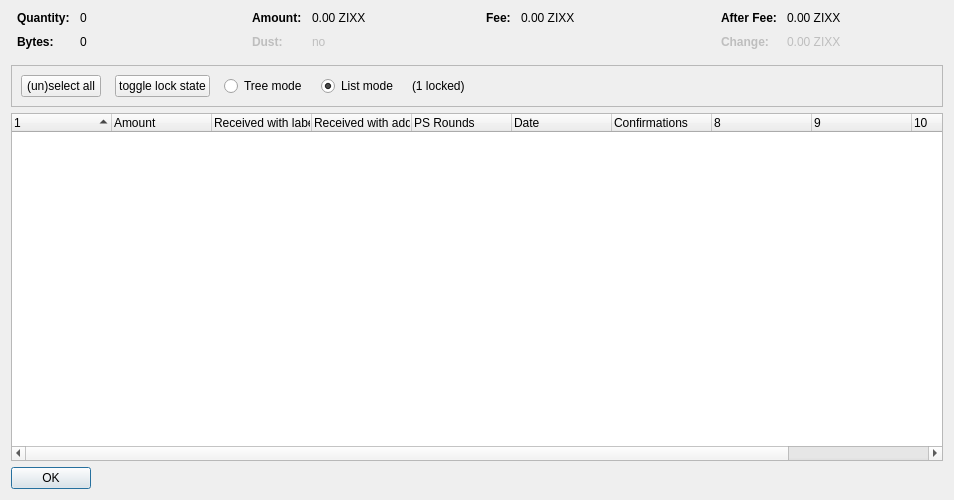
<?xml version="1.0" encoding="UTF-8"?>
<ui version="4.0">
 <class>CoinControlDialog</class>
 <widget class="QDialog" name="CoinControlDialog">
  <property name="geometry">
   <rect>
    <x>0</x>
    <y>0</y>
    <width>954</width>
    <height>500</height>
   </rect>
  </property>
  <property name="windowTitle">
   <string>Coin Selection</string>
  </property>
  <layout class="QVBoxLayout" name="verticalLayout">
   <item>
    <layout class="QHBoxLayout" name="horizontalLayoutTop" stretch="0,0,0,0">
     <property name="topMargin">
      <number>0</number>
     </property>
     <property name="bottomMargin">
      <number>10</number>
     </property>
     <item>
      <layout class="QFormLayout" name="formLayoutCoinControl1">
       <property name="horizontalSpacing">
        <number>10</number>
       </property>
       <property name="verticalSpacing">
        <number>10</number>
       </property>
       <property name="leftMargin">
        <number>6</number>
       </property>
       <property name="rightMargin">
        <number>6</number>
       </property>
       <item row="0" column="0">
        <widget class="QLabel" name="labelCoinControlQuantityText">
         <property name="font">
          <font>
           <weight>75</weight>
           <bold>true</bold>
          </font>
         </property>
         <property name="text">
          <string>Quantity:</string>
         </property>
        </widget>
       </item>
       <item row="0" column="1">
        <widget class="QLabel" name="labelCoinControlQuantity">
         <property name="cursor">
          <cursorShape>IBeamCursor</cursorShape>
         </property>
         <property name="contextMenuPolicy">
          <enum>Qt::ActionsContextMenu</enum>
         </property>
         <property name="text">
          <string notr="true">0</string>
         </property>
         <property name="textInteractionFlags">
          <set>Qt::LinksAccessibleByMouse|Qt::TextSelectableByKeyboard|Qt::TextSelectableByMouse</set>
         </property>
        </widget>
       </item>
       <item row="1" column="0">
        <widget class="QLabel" name="labelCoinControlBytesText">
         <property name="font">
          <font>
           <weight>75</weight>
           <bold>true</bold>
          </font>
         </property>
         <property name="text">
          <string>Bytes:</string>
         </property>
        </widget>
       </item>
       <item row="1" column="1">
        <widget class="QLabel" name="labelCoinControlBytes">
         <property name="cursor">
          <cursorShape>IBeamCursor</cursorShape>
         </property>
         <property name="contextMenuPolicy">
          <enum>Qt::ActionsContextMenu</enum>
         </property>
         <property name="text">
          <string notr="true">0</string>
         </property>
         <property name="textInteractionFlags">
          <set>Qt::LinksAccessibleByMouse|Qt::TextSelectableByKeyboard|Qt::TextSelectableByMouse</set>
         </property>
        </widget>
       </item>
      </layout>
     </item>
     <item>
      <layout class="QFormLayout" name="formLayoutCoinControl2">
       <property name="horizontalSpacing">
        <number>10</number>
       </property>
       <property name="verticalSpacing">
        <number>10</number>
       </property>
       <property name="leftMargin">
        <number>6</number>
       </property>
       <property name="rightMargin">
        <number>6</number>
       </property>
       <item row="0" column="0">
        <widget class="QLabel" name="labelCoinControlAmountText">
         <property name="font">
          <font>
           <weight>75</weight>
           <bold>true</bold>
          </font>
         </property>
         <property name="text">
          <string>Amount:</string>
         </property>
        </widget>
       </item>
       <item row="0" column="1">
        <widget class="QLabel" name="labelCoinControlAmount">
         <property name="cursor">
          <cursorShape>IBeamCursor</cursorShape>
         </property>
         <property name="contextMenuPolicy">
          <enum>Qt::ActionsContextMenu</enum>
         </property>
         <property name="text">
          <string notr="true">0.00 ZIXX</string>
         </property>
         <property name="textInteractionFlags">
          <set>Qt::LinksAccessibleByMouse|Qt::TextSelectableByKeyboard|Qt::TextSelectableByMouse</set>
         </property>
        </widget>
       </item>
       <item row="1" column="0">
        <widget class="QLabel" name="labelCoinControlLowOutputText">
         <property name="enabled">
          <bool>false</bool>
         </property>
         <property name="font">
          <font>
           <weight>75</weight>
           <bold>true</bold>
          </font>
         </property>
         <property name="text">
          <string>Dust:</string>
         </property>
        </widget>
       </item>
       <item row="1" column="1">
        <widget class="QLabel" name="labelCoinControlLowOutput">
         <property name="enabled">
          <bool>false</bool>
         </property>
         <property name="cursor">
          <cursorShape>IBeamCursor</cursorShape>
         </property>
         <property name="contextMenuPolicy">
          <enum>Qt::ActionsContextMenu</enum>
         </property>
         <property name="text">
          <string notr="true">no</string>
         </property>
         <property name="textInteractionFlags">
          <set>Qt::LinksAccessibleByMouse|Qt::TextSelectableByKeyboard|Qt::TextSelectableByMouse</set>
         </property>
        </widget>
       </item>
      </layout>
     </item>
     <item>
      <layout class="QFormLayout" name="formLayoutCoinControl3">
       <property name="horizontalSpacing">
        <number>10</number>
       </property>
       <property name="verticalSpacing">
        <number>10</number>
       </property>
       <property name="leftMargin">
        <number>6</number>
       </property>
       <property name="rightMargin">
        <number>6</number>
       </property>
       <item row="0" column="0">
        <widget class="QLabel" name="labelCoinControlFeeText">
         <property name="font">
          <font>
           <weight>75</weight>
           <bold>true</bold>
          </font>
         </property>
         <property name="text">
          <string>Fee:</string>
         </property>
        </widget>
       </item>
       <item row="0" column="1">
        <widget class="QLabel" name="labelCoinControlFee">
         <property name="cursor">
          <cursorShape>IBeamCursor</cursorShape>
         </property>
         <property name="contextMenuPolicy">
          <enum>Qt::ActionsContextMenu</enum>
         </property>
         <property name="text">
          <string notr="true">0.00 ZIXX</string>
         </property>
         <property name="textInteractionFlags">
          <set>Qt::LinksAccessibleByMouse|Qt::TextSelectableByKeyboard|Qt::TextSelectableByMouse</set>
         </property>
        </widget>
       </item>
      </layout>
     </item>
     <item>
      <layout class="QFormLayout" name="formLayoutCoinControl4">
       <property name="horizontalSpacing">
        <number>10</number>
       </property>
       <property name="verticalSpacing">
        <number>10</number>
       </property>
       <property name="leftMargin">
        <number>6</number>
       </property>
       <property name="rightMargin">
        <number>6</number>
       </property>
       <item row="0" column="0">
        <widget class="QLabel" name="labelCoinControlAfterFeeText">
         <property name="font">
          <font>
           <weight>75</weight>
           <bold>true</bold>
          </font>
         </property>
         <property name="text">
          <string>After Fee:</string>
         </property>
        </widget>
       </item>
       <item row="0" column="1">
        <widget class="QLabel" name="labelCoinControlAfterFee">
         <property name="cursor">
          <cursorShape>IBeamCursor</cursorShape>
         </property>
         <property name="contextMenuPolicy">
          <enum>Qt::ActionsContextMenu</enum>
         </property>
         <property name="text">
          <string notr="true">0.00 ZIXX</string>
         </property>
         <property name="textInteractionFlags">
          <set>Qt::LinksAccessibleByMouse|Qt::TextSelectableByKeyboard|Qt::TextSelectableByMouse</set>
         </property>
        </widget>
       </item>
       <item row="1" column="0">
        <widget class="QLabel" name="labelCoinControlChangeText">
         <property name="enabled">
          <bool>false</bool>
         </property>
         <property name="font">
          <font>
           <weight>75</weight>
           <bold>true</bold>
          </font>
         </property>
         <property name="text">
          <string>Change:</string>
         </property>
        </widget>
       </item>
       <item row="1" column="1">
        <widget class="QLabel" name="labelCoinControlChange">
         <property name="enabled">
          <bool>false</bool>
         </property>
         <property name="cursor">
          <cursorShape>IBeamCursor</cursorShape>
         </property>
         <property name="contextMenuPolicy">
          <enum>Qt::ActionsContextMenu</enum>
         </property>
         <property name="text">
          <string notr="true">0.00 ZIXX</string>
         </property>
         <property name="textInteractionFlags">
          <set>Qt::LinksAccessibleByMouse|Qt::TextSelectableByKeyboard|Qt::TextSelectableByMouse</set>
         </property>
        </widget>
       </item>
      </layout>
     </item>
    </layout>
   </item>
   <item>
    <widget class="QFrame" name="frame">
     <property name="minimumSize">
      <size>
       <width>0</width>
       <height>40</height>
      </size>
     </property>
     <property name="frameShape">
      <enum>QFrame::StyledPanel</enum>
     </property>
     <property name="frameShadow">
      <enum>QFrame::Sunken</enum>
     </property>
     <layout class="QHBoxLayout" name="horizontalLayout">
      <item>
       <layout class="QHBoxLayout" name="horizontalLayoutPanel" stretch="0,0,0,0,0,0">
        <property name="spacing">
         <number>14</number>
        </property>
        <item>
         <widget class="QPushButton" name="pushButtonSelectAll">
          <property name="sizePolicy">
           <sizepolicy hsizetype="Maximum" vsizetype="Fixed">
            <horstretch>0</horstretch>
            <verstretch>0</verstretch>
           </sizepolicy>
          </property>
          <property name="text">
           <string>(un)select all</string>
          </property>
          <property name="autoDefault">
           <bool>false</bool>
          </property>
         </widget>
        </item>
        <item>
         <widget class="QPushButton" name="pushButtonToggleLock">
          <property name="sizePolicy">
           <sizepolicy hsizetype="Maximum" vsizetype="Fixed">
            <horstretch>0</horstretch>
            <verstretch>0</verstretch>
           </sizepolicy>
          </property>
          <property name="text">
           <string>toggle lock state</string>
          </property>
          <property name="autoDefault">
           <bool>false</bool>
          </property>
         </widget>
        </item>
        <item>
         <widget class="QRadioButton" name="radioTreeMode">
          <property name="sizePolicy">
           <sizepolicy hsizetype="Maximum" vsizetype="Fixed">
            <horstretch>0</horstretch>
            <verstretch>0</verstretch>
           </sizepolicy>
          </property>
          <property name="text">
           <string>Tree mode</string>
          </property>
         </widget>
        </item>
        <item>
         <widget class="QRadioButton" name="radioListMode">
          <property name="sizePolicy">
           <sizepolicy hsizetype="Maximum" vsizetype="Fixed">
            <horstretch>0</horstretch>
            <verstretch>0</verstretch>
           </sizepolicy>
          </property>
          <property name="text">
           <string>List mode</string>
          </property>
          <property name="checked">
           <bool>true</bool>
          </property>
         </widget>
        </item>
        <item>
         <widget class="QLabel" name="labelLocked">
          <property name="text">
           <string>(1 locked)</string>
          </property>
         </widget>
        </item>
        <item>
         <spacer name="horizontalSpacer">
          <property name="orientation">
           <enum>Qt::Horizontal</enum>
          </property>
          <property name="sizeHint" stdset="0">
           <size>
            <width>40</width>
            <height>20</height>
           </size>
          </property>
         </spacer>
        </item>
       </layout>
      </item>
     </layout>
    </widget>
   </item>
   <item>
    <widget class="CoinControlTreeWidget" name="treeWidget">
     <property name="contextMenuPolicy">
      <enum>Qt::CustomContextMenu</enum>
     </property>
     <property name="sortingEnabled">
      <bool>false</bool>
     </property>
     <property name="columnCount">
      <number>11</number>
     </property>
     <attribute name="headerShowSortIndicator" stdset="0">
      <bool>true</bool>
     </attribute>
     <attribute name="headerStretchLastSection">
      <bool>false</bool>
     </attribute>
     <column>
      <property name="text">
       <string/>
      </property>
     </column>
     <column>
      <property name="text">
       <string>Amount</string>
      </property>
     </column>
     <column>
      <property name="text">
       <string>Received with label</string>
      </property>
     </column>
     <column>
      <property name="text">
       <string>Received with address</string>
      </property>
     </column>
     <column>
      <property name="text">
       <string>PS Rounds</string>
      </property>
     </column>
     <column>
      <property name="text">
       <string>Date</string>
      </property>
     </column>
     <column>
      <property name="text">
       <string>Confirmations</string>
      </property>
      <property name="toolTip">
       <string>Confirmed</string>
      </property>
     </column>
     <column>
      <property name="text">
       <string/>
      </property>
     </column>
     <column>
      <property name="text">
       <string/>
      </property>
     </column>
     <column>
      <property name="text">
       <string/>
      </property>
     </column>
     <column>
      <property name="text">
       <string/>
      </property>
     </column>
    </widget>
   </item>
   <item>
    <widget class="QDialogButtonBox" name="buttonBox">
     <property name="sizePolicy">
      <sizepolicy hsizetype="Maximum" vsizetype="Fixed">
       <horstretch>0</horstretch>
       <verstretch>0</verstretch>
      </sizepolicy>
     </property>
     <property name="orientation">
      <enum>Qt::Horizontal</enum>
     </property>
     <property name="standardButtons">
      <set>QDialogButtonBox::Ok</set>
     </property>
    </widget>
   </item>
  </layout>
 </widget>
 <customwidgets>
  <customwidget>
   <class>CoinControlTreeWidget</class>
   <extends>QTreeWidget</extends>
   <header>coincontroltreewidget.h</header>
  </customwidget>
 </customwidgets>
 <resources/>
 <connections/>
</ui>
